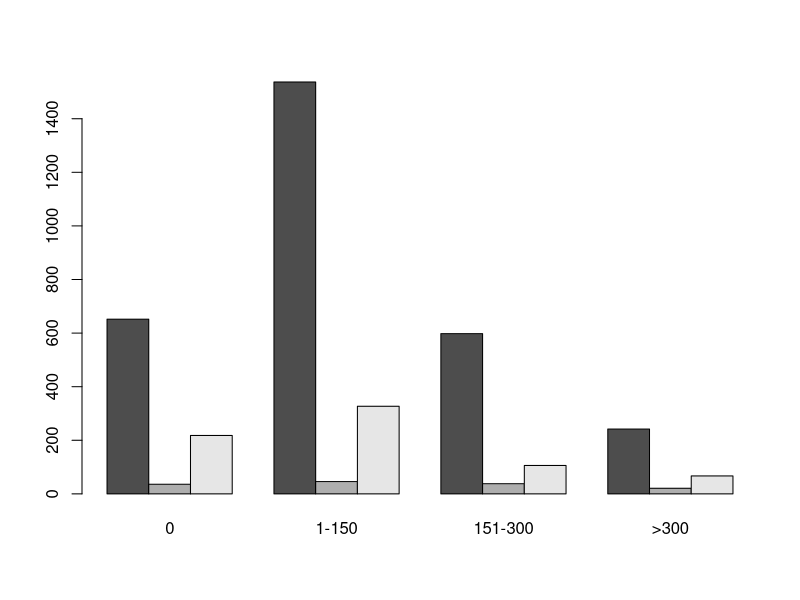
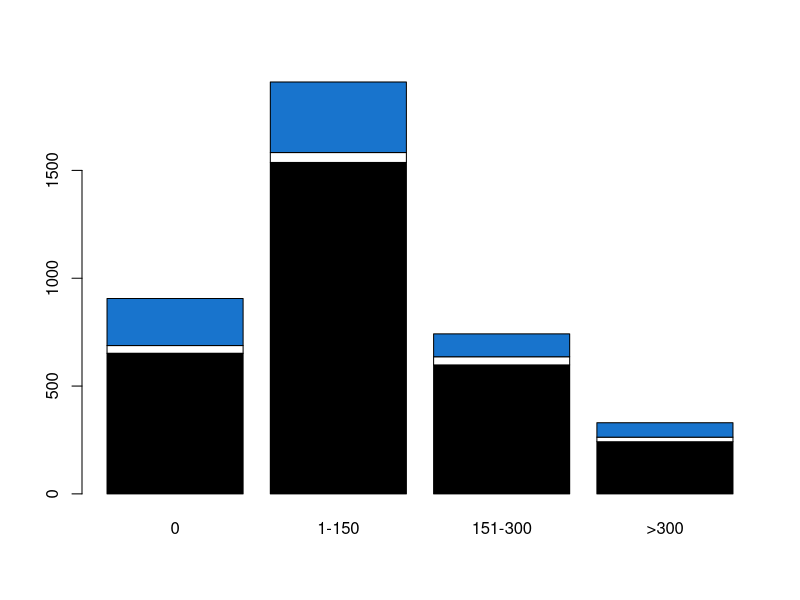
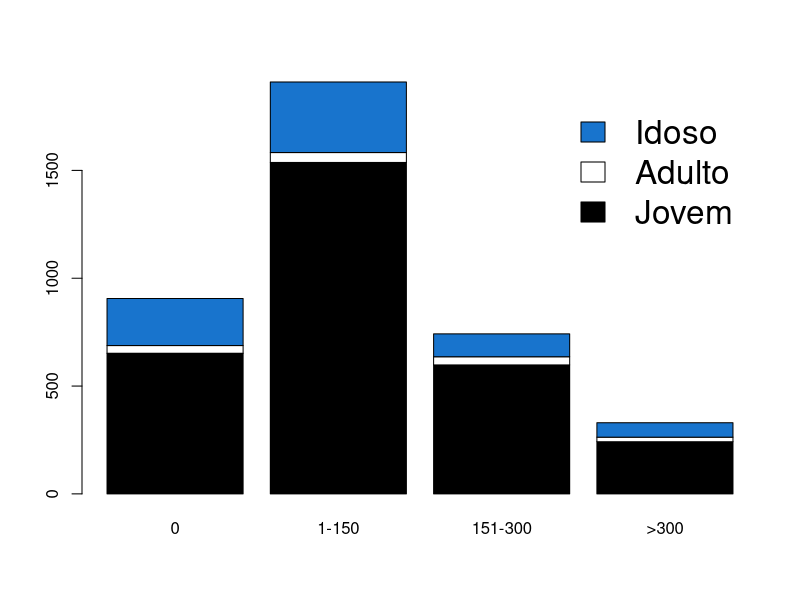
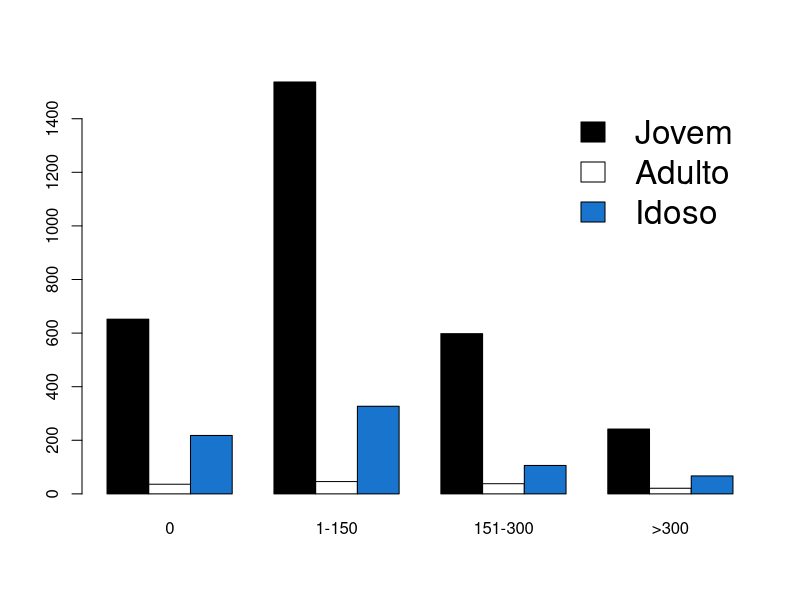
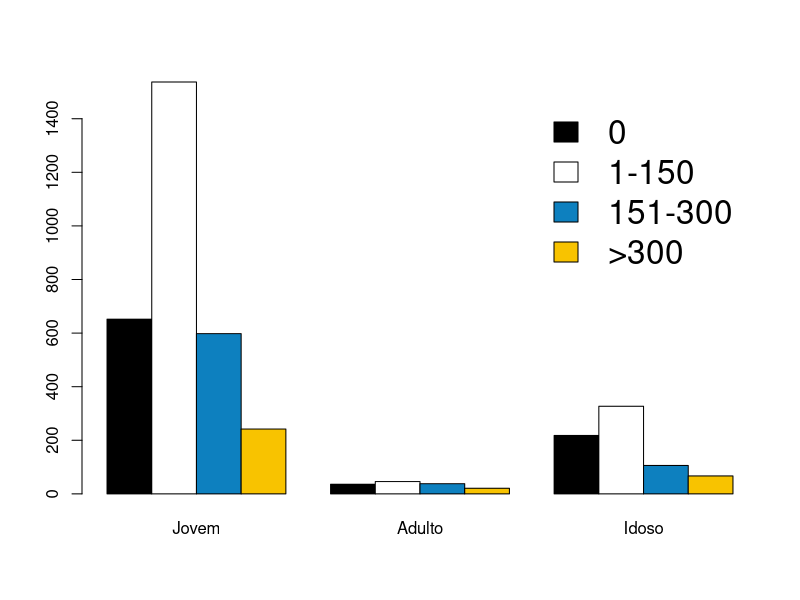

Generate these figures, in order, with R:
username_dir = Sys.getenv("USERNAME")
setwd(paste("C:/Users/", username_dir, "/DSA-Data-Science/Big Data Analytics com R e Microsoft Azure Machine Learning/Cap04", sep = ""))
getwd()
windows(width = 15, height = 10)

# Criando dados
dados <- matrix(c(652,1537,598,242,36,46,38,21,218,327,106,67), nrow = 3, byrow = TRUE)
dados

# Nomeando as linhas e colunas
colnames(dados) <- c("0", "1-150", "151-300", ">300")
rownames(dados) <- c("Jovem", "Adulto", "Idoso")
dados

# Criando o gráfico
barplot(dados, beside = TRUE) # o parâmetro beside define se as barras serão empilhadas (FALSE) ou não (TRUE)

barplot(dados, col = c("black", "white", "dodgerblue3")) # barras empilhadas (padrão) e com cores personalizadas

# Adicionando legendas
barplot(dados, col = c("black", "white", "dodgerblue3"), legend.text = rownames(dados), args.legend = list(cex = 2, bty = "n"))

# Agora vamos criar um gráfico de barras lado a lado
barplot(dados, beside = TRUE, col = c("black", "white", "dodgerblue3"), legend.text = rownames(dados), args.legend = list(cex = 2, bty = "n"))

# Com a transposta da matriz, invertemos as posições entre faixas etárias e faixas de quantidade
barplot(t(dados), beside = TRUE, col = c("black", "white", "#0D80BF", "#F8C300"), legend.text = colnames(dados), args.legend = list(cex = 2, bty = "n"))
